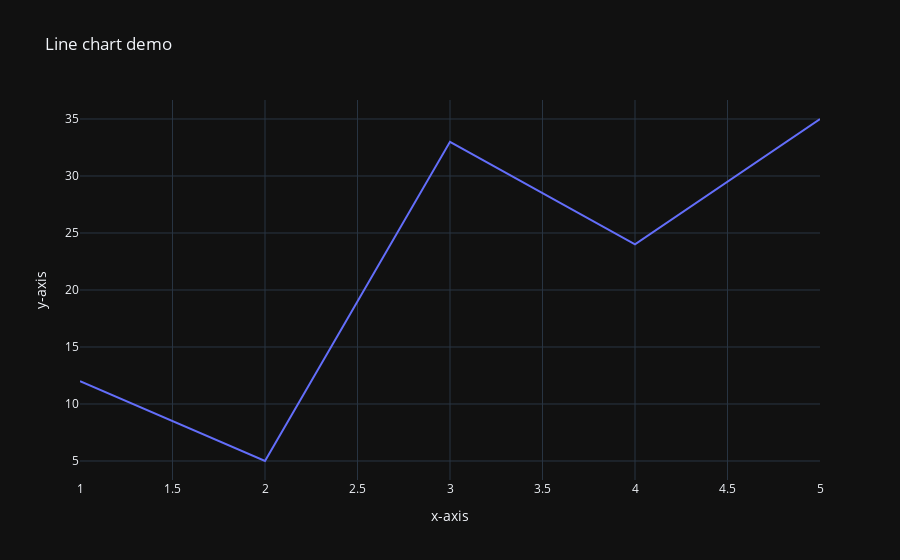

This figure's notebook cell:
### Code cell
x = np.array([12,5,33,24,35])
px.line(x=[1,2,3,4,5],y =x,title='Line chart demo'
        ,labels={'x':'x-axis','y':'y-axis'},
        template='plotly_dark')

### Figure 1 — Plotly figure (JSON) as saved in the notebook; plotly's stock layout.template omitted (floating-point values rounded to 4 significant figures)
{"data": [{"hovertemplate": "x-axis=%{x}<br>y-axis=%{y}<extra></extra>", "legendgroup": "", "line": {"color": "#636efa", "dash": "solid"}, "marker": {"symbol": "circle"}, "mode": "lines", "name": "", "orientation": "v", "showlegend": false, "type": "scatter", "x": [1, 2, 3, 4, 5], "xaxis": "x", "y": [12, 5, 33, 24, 35], "yaxis": "y"}], "layout": {"legend": {"tracegroupgap": 0}, "title": {"text": "Line chart demo"}, "xaxis": {"anchor": "y", "domain": [0, 1], "title": {"text": "x-axis"}}, "yaxis": {"anchor": "x", "domain": [0, 1], "title": {"text": "y-axis"}}}}
